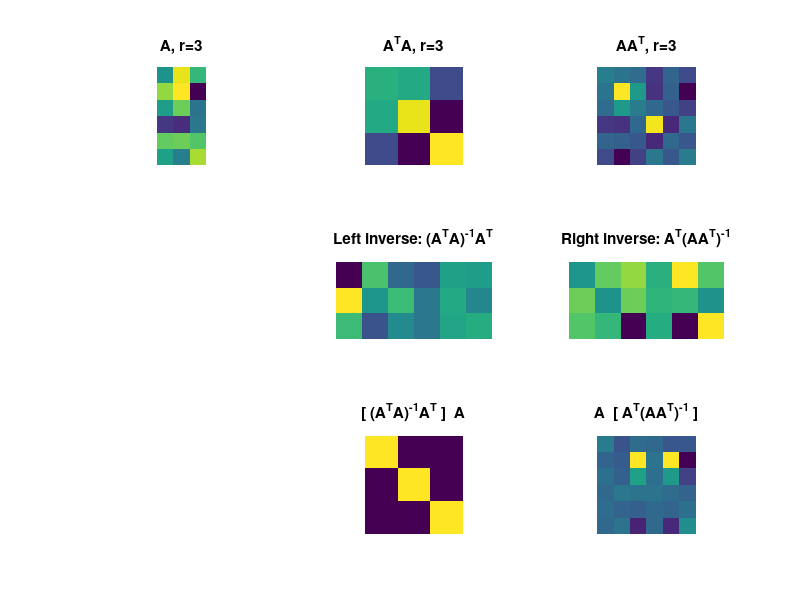

Reproduce this figure in MATLAB.
%%
%     COURSE: Linear algebra: theory and implementation
%    SECTION: Matrix inverse
%      VIDEO: Left inverse and right inverse
% Instructor: sincxpress.com
% Course url: https://www.udemy.com/course/linear-algebra-theory-and-implementation/?couponCode=202110
% 
%%

% m>n for left inverse,
% m<n for right inverse
m = 6;
n = 3;

% create matrices
A = randn(m,n);
AtA = A'*A;
AAt = A*A';

% inspect ranks
disp([ 'Rank of A^TA: ' num2str(rank(AtA)) ])
disp([ 'Rank of AA^T: ' num2str(rank(AAt)) ])

% left inverse
Aleft = inv(AtA)*A';

% right inverse
Aright = A'*inv(AAt);

% now test!
I_left  = Aleft  * A;
I_right = A * Aright;

% and then test using the inverse function
AtA_inv = inv(AtA);
I_AtA   = AtA_inv * AtA;

AAt_inv = inv(AAt);
I_AAt   = AAt_inv * AAt;


% show images
figure(4), clf
subplot(331), imagesc(A), axis image, axis off
title([ 'A, r=' num2str(rank(A)) ])

subplot(332), imagesc(AtA), axis image, axis off
title([ 'A^TA, r=' num2str(rank(AtA)) ])

subplot(333), imagesc(AAt), axis image, axis off
title([ 'AA^T, r=' num2str(rank(AAt)) ])

subplot(335), imagesc(Aleft), axis image, axis off
title('Left inverse: (A^TA)^{-1}A^T')

subplot(336), imagesc(Aright), axis image, axis off
title('Right inverse: A^T(AA^T)^{-1}')

subplot(338), imagesc(I_left), axis image, axis off
title('[ (A^TA)^{-1}A^T ]  A')

subplot(339), imagesc(I_right), axis image, axis off
title('A  [ A^T(AA^T)^{-1} ]')

%% done.
